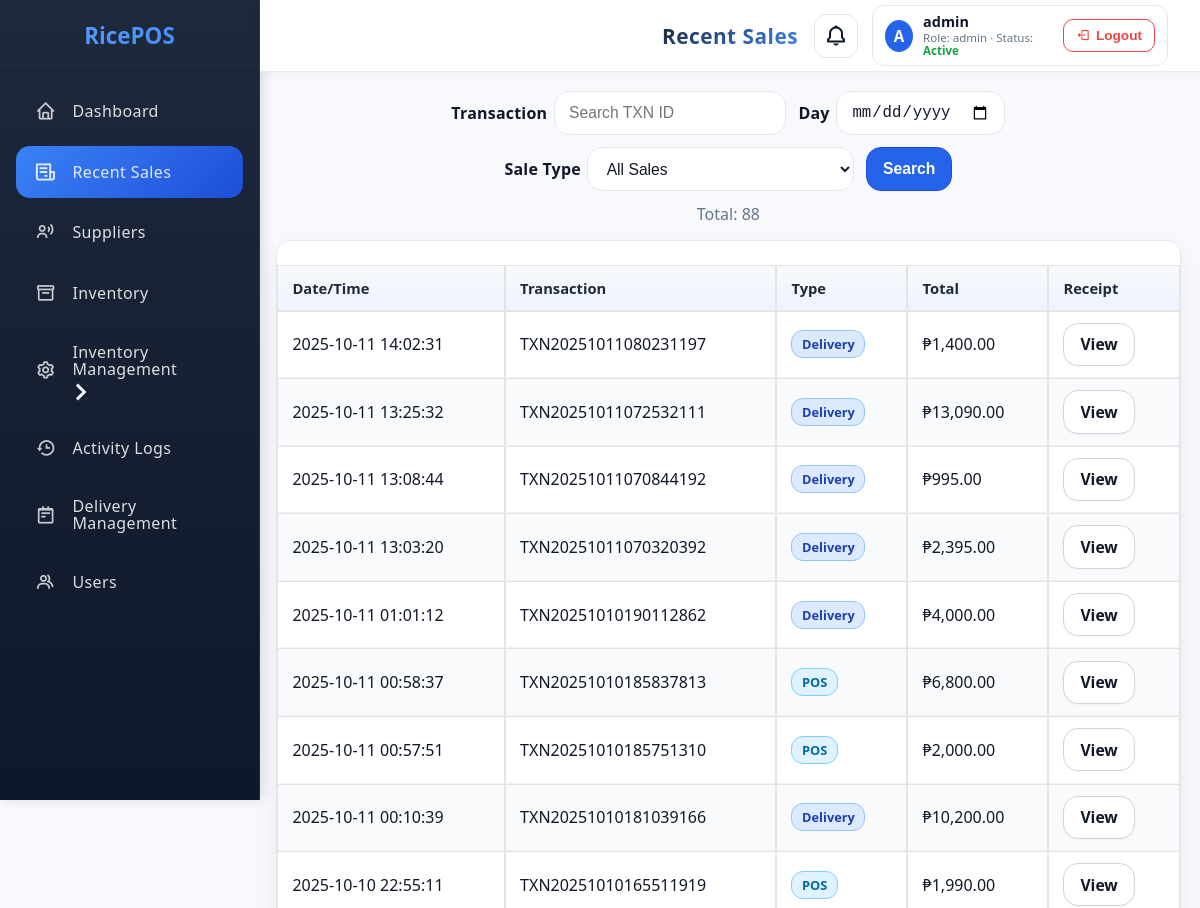
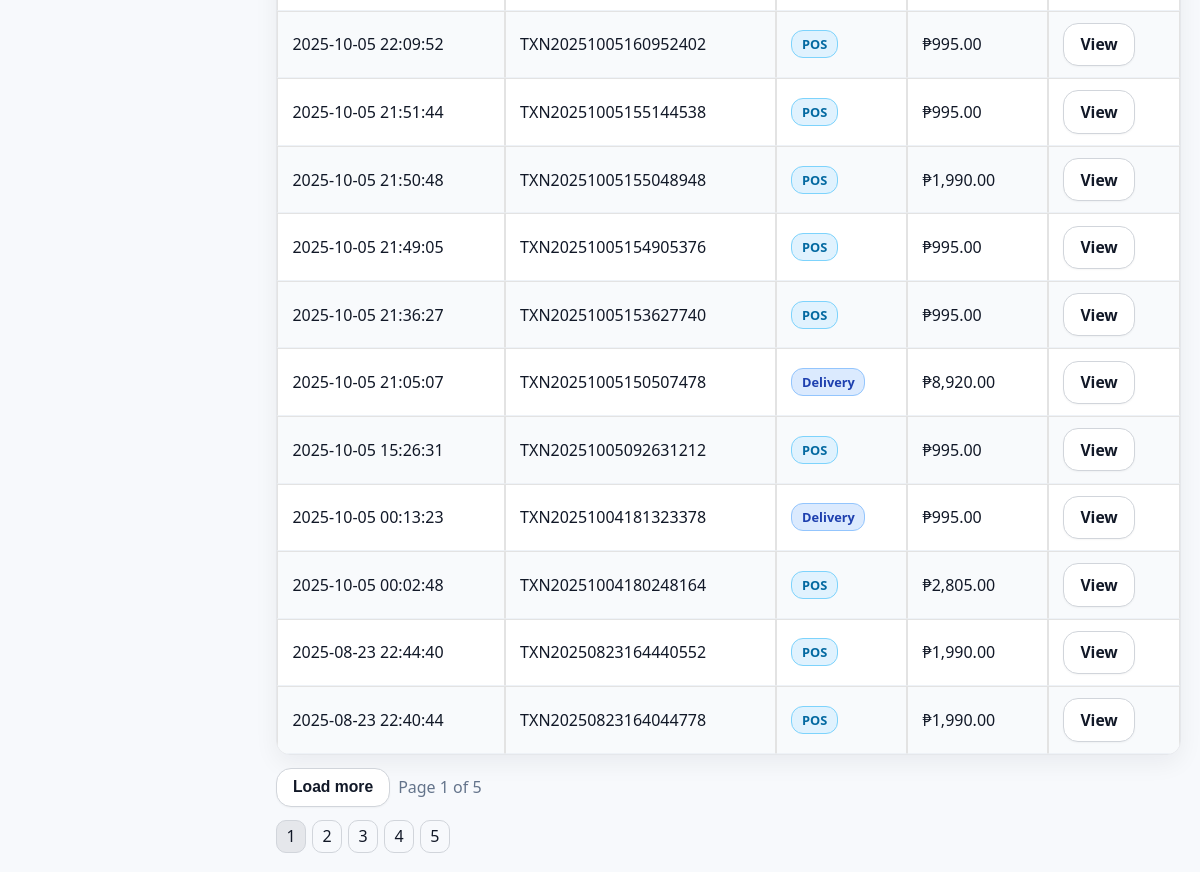
Page /public/recent_sales.php (signed in) on the committed database (2 pictures, top to bottom).
### tables this page shows
CREATE TABLE `sales` (
  `id` int NOT NULL,
  `transaction_id` varchar(30) NOT NULL,
  `user_id` int NOT NULL,
  `datetime` datetime NOT NULL DEFAULT CURRENT_TIMESTAMP,
  `total_amount` decimal(10,2) NOT NULL,
  `payment` decimal(10,2) NOT NULL,
  `change_due` decimal(10,2) NOT NULL,
  `buyer_name` varchar(120) DEFAULT NULL,
  `buyer_email` varchar(190) DEFAULT NULL
);

### public/recent_sales.php (the view, shortened to what this page needs)
<?php
$pdo = Database::getInstance()->getConnection();
$q = trim($_GET['q'] ?? '');
$day = trim($_GET['day'] ?? '');
$saleType = trim($_GET['sale_type'] ?? 'all');
$page = max(1, (int)($_GET['page'] ?? 1));
$perPage = 20; $offset = ($page-1) * $perPage;
$conditions = []; $params = [];
$where = $conditions ? ('WHERE ' . implode(' AND ', $conditions)) : '';
$countStmt = $pdo->prepare("SELECT COUNT(*) FROM sales s LEFT JOIN delivery_orders do ON s.id = do.sale_id $where");
$countStmt->execute($params);
$totalRows = (int)$countStmt->fetchColumn();
$totalPages = (int)ceil($totalRows / $perPage);
$sql = "SELECT s.transaction_id, s.datetime, s.total_amount,
        CASE WHEN do.id IS NOT NULL THEN 'Delivery' ELSE 'POS' END as sale_type
        FROM sales s
        LEFT JOIN delivery_orders do ON s.id = do.sale_id
        $where ORDER BY s.datetime DESC LIMIT $perPage OFFSET $offset";
$stmt = $pdo->prepare($sql);
$stmt->execute($params);
$rows = $stmt->fetchAll();
    ?>
<!DOCTYPE html>
<html lang="en">
<head>
  <?php $__cssv = @filemtime(__DIR__.'/assets/css/style.css') ?: time(); ?>
  <link rel="stylesheet" href="assets/css/style.css?v=<?php echo $__cssv; ?>">
  <link href='https://unpkg.com/boxicons@2.1.4/css/boxicons.min.css' rel='stylesheet'>
</head>
<body>
  <?php $activePage = 'recent_sales.php'; $pageTitle = 'Recent Sales'; include __DIR__ . '/../includes/sidebar.php'; include __DIR__ . '/../includes/header.php'; ?>
  <main class="main-content">
    <div class="toolbar">
      <form method="get" class="toolbar" style="margin:0;">
        <div class="toolbar-item">
          <label for="q">Transaction</label>
          <input id="q" type="text" name="q" placeholder="Search TXN ID" value="<?php echo htmlspecialchars($q); ?>">
        </div>
        <div class="toolbar-item">
          <label for="day">Day</label>
          <input id="day" type="date" name="day" value="<?php echo htmlspecialchars($day); ?>" aria-label="Filter by day">
        </div>
        <div class="toolbar-item">
          <label for="sale_type">Sale Type</label>
          <select id="sale_type" name="sale_type" aria-label="Filter by sale type">
            <option value="all" <?php echo $saleType === 'all' ? 'selected' : ''; ?>>All Sales</option>
          </select>
        </div>
        <button class="btn btn-primary" type="submit">Search</button>
      </form>
      <div class="muted">Total: <?php echo (int)$totalRows; ?></div>
    </div>
    <div class="table-card">
      <div class="table-scroll">
        <table class="user-table">
          <thead><tr><th>Date/Time</th><th>Transaction</th><th>Type</th><th>Total</th><th>Receipt</th></tr></thead>
          <tbody id="salesTbody">
            <?php foreach ($rows as $r):
              $badgeClass = $r['sale_type'] === 'Delivery' ? 'badge-delivery' : 'badge-pos';
            ?>
              <tr>
                <td><?php echo htmlspecialchars($r['datetime']); ?></td>
                <td><?php echo htmlspecialchars($r['transaction_id']); ?></td>
                <td><span class="badge <?php echo $badgeClass; ?>"><?php echo htmlspecialchars($r['sale_type']); ?></span></td>
                <td>₱<?php echo number_format((float)$r['total_amount'],2); ?></td>
                <td><a class="btn" href="receipt.php?txn=<?php echo urlencode($r['transaction_id']); ?>" target="_blank">View</a></td>
              </tr>
            <?php endforeach; ?>
          </tbody>
        </table>
      </div>
    </div>
    <div class="pagination" id="loadControls" style="gap:0.5rem; align-items:center;">
      <button type="button" class="btn" id="loadMoreBtn" <?php echo ($page >= $totalPages) ? 'style="display:none;"' : ''; ?>>Load more</button>
      <span class="muted" id="pageInfo">Page <?php echo (int)$page; ?> of <?php echo (int)$totalPages; ?></span>
    </div>
    <?php if ($totalPages > 1): ?>
      <div class="pagination">
        <?php for ($p=1; $p<=$totalPages; $p++): $qs = http_build_query(array_merge($_GET, ['page'=>$p])); ?>
          <a class="<?php echo $p===$page?'active':''; ?>" href="?<?php echo htmlspecialchars($qs); ?>"><?php echo $p; ?></a>
        <?php endfor; ?>
      </div>
    <?php endif; ?>
  </main>
</body>
</html>

### public/assets/css/style.css (style rules this page uses)
:root { --sidebar-width: 260px; --header-height: 72px; }
*, *::before, *::after { box-sizing: border-box; }
body { margin: 0; font-family: 'Segoe UI', Arial, sans-serif; background: #f4f6fb; color: #222; overflow-y: scroll; scrollbar-gutter: stable both-edges; overflow-x: hidden; }
.user-table { width: 100%; border-collapse: collapse; margin-top: 1.5rem; }
.user-table th, .user-table td { border: 1px solid #e3e3e3; padding: 0.75rem 1rem; text-align: left; }
.user-table th { background: #f4f6fb; }
.user-table tr:nth-child(even) { background: #f8fafc; }
.btn { display: inline-flex; align-items: center; justify-content: center; gap: 0.45em; padding: 0.6rem 1rem; border: 1px solid #d1d5db; border-radius: 15px; font-size: 0.98rem; font-weight: 700; background: #ffffff; color: #111827; cursor: pointer; transition: background 0.18s ease, border-color 0.18s ease, color 0.18s ease, box-shadow 0.18s ease, transform 0.12s ease; outline: none; text-decoration: none; min-width: 0; box-shadow: 0 1px 2px rgba(0,0,0,0.04); }
.btn-primary { background:#2563eb; color:#fff; border-color:#1d4ed8; }
.main-content { padding: 1.2rem 1.2rem 1.2rem 1rem; padding-top: calc(1.2rem + var(--header-height)) !important; background:#f7f9fc; margin-left: var(--sidebar-width) !important; min-height: 100dvh; }
html, body { height: 100%; }
body { display: block !important; }
.main-content { min-width: 0; }
.user-table .btn { margin-right: 0.2em; }
.toolbar { display: flex; flex-wrap: wrap; align-items: center; justify-content: center; gap: 0.75rem; margin-bottom: 0.9rem; }
.toolbar .toolbar-item { display: flex; align-items: center; gap: 0.4rem; }
.toolbar .toolbar-item label { font-weight: 700; color:#0f172a; letter-spacing: .2px; }
.toolbar input, .toolbar select, .toolbar button, .toolbar .btn { height: 44px; border-radius: 15px; }
.toolbar input, .toolbar select { padding: 0 0.9rem; background: #ffffff; border: 1px solid #e5e7eb; font-size: 0.98rem; color: #111827; transition: border-color .18s ease, box-shadow .18s ease, background .18s ease; }
.muted { color: #64748b; }

### public/recent_sales.php (style rules this page uses)
*,*::before,*::after { box-sizing:border-box; }
html,body { height:100%; }
body { display:block; min-height:100vh; margin:0; background:#f7f9fc; color:#111827; overflow-x:hidden; }
.table-card { background:#fff; border:1px solid #e5e7eb; border-radius:14px; box-shadow:0 8px 24px rgba(17,24,39,0.06); overflow:hidden; }
.table-scroll { overflow:auto; }
.user-table { width:100%; border-collapse:separate; border-spacing:0; min-width:720px; }
.user-table thead th { position:sticky; top:0; background:linear-gradient(180deg,#f8fafc 0%, #eef2ff 100%); color:#1f2937; font-weight:700; font-size:0.92rem; text-align:left; padding:0.75rem 0.9rem; border-bottom:1px solid #e5e7eb; }
.user-table tbody td { padding:0.7rem 0.9rem; border-bottom:1px solid #eef2f7; }
.pagination { display:flex; gap:0.35rem; margin-top:0.8rem; }
.pagination a { padding:0.3rem 0.6rem; border:1px solid #d1d5db; border-radius:10px; text-decoration:none; color:#111827; }
.pagination .active { background:#e5e7eb; }
.badge { display:inline-block; padding:0.25rem 0.6rem; border-radius:12px; font-size:0.8rem; font-weight:600; }
.badge-pos { background:#e0f2fe; color:#0369a1; border:1px solid #7dd3fc; }
.badge-delivery { background:#dbeafe; color:#1e40af; border:1px solid #93c5fd; }

### includes/header.php (style rules this page uses)
:root { --sidebar-width:260px; --header-height:72px; }
.main-content { margin-left: var(--sidebar-width, 260px); padding-top: var(--header-height, 72px); min-height: 100vh; width: auto; max-width: 100%; }

### rows in the picture
sales: datetime "2025-10-11 14:02:31", transaction "TXN20251011080231197", sale_type "Delivery", total_amount "1,400.00"
sales: datetime "2025-10-11 13:25:32", transaction "TXN20251011072532111", sale_type "Delivery", total_amount "13,090.00"
sales: datetime "2025-10-11 13:08:44", transaction "TXN20251011070844192", sale_type "Delivery", total_amount "995.00"
sales: datetime "2025-10-11 13:03:20", transaction "TXN20251011070320392", sale_type "Delivery", total_amount "2,395.00"
sales: datetime "2025-10-11 01:01:12", transaction "TXN20251010190112862", sale_type "Delivery", total_amount "4,000.00"
sales: datetime "2025-10-11 00:58:37", transaction "TXN20251010185837813", sale_type "POS", total_amount "6,800.00"
sales: datetime "2025-10-11 00:57:51", transaction "TXN20251010185751310", sale_type "POS", total_amount "2,000.00"
sales: datetime "2025-10-11 00:10:39", transaction "TXN20251010181039166", sale_type "Delivery", total_amount "10,200.00"
sales: datetime "2025-10-10 22:55:11", transaction "TXN20251010165511919", sale_type "POS", total_amount "1,990.00"
sales: datetime "2025-10-05 22:09:52", transaction "TXN20251005160952402", sale_type "POS", total_amount "995.00"
sales: datetime "2025-10-05 21:51:44", transaction "TXN20251005155144538", sale_type "POS", total_amount "995.00"
sales: datetime "2025-10-05 21:50:48", transaction "TXN20251005155048948", sale_type "POS", total_amount "1,990.00"
sales: datetime "2025-10-05 21:49:05", transaction "TXN20251005154905376", sale_type "POS", total_amount "995.00"
sales: datetime "2025-10-05 21:36:27", transaction "TXN20251005153627740", sale_type "POS", total_amount "995.00"
sales: datetime "2025-10-05 21:05:07", transaction "TXN20251005150507478", sale_type "Delivery", total_amount "8,920.00"
sales: datetime "2025-10-05 15:26:31", transaction "TXN20251005092631212", sale_type "POS", total_amount "995.00"
sales: datetime "2025-10-05 00:13:23", transaction "TXN20251004181323378", sale_type "Delivery", total_amount "995.00"
sales: datetime "2025-10-05 00:02:48", transaction "TXN20251004180248164", sale_type "POS", total_amount "2,805.00"
sales: datetime "2025-08-23 22:44:40", transaction "TXN20250823164440552", sale_type "POS", total_amount "1,990.00"
sales: datetime "2025-08-23 22:40:44", transaction "TXN20250823164044778", sale_type "POS", total_amount "1,990.00"

### other values in the picture
$computedTitle "Recent Sales"
$initials "A"
$u "admin"
$r "admin"
$totalRows "88"
